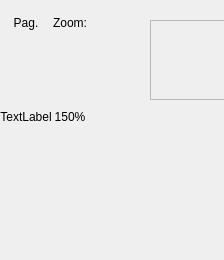
<?xml version="1.0" encoding="UTF-8"?>
<ui version="4.0">
 <class>MiniatureViewLandscape</class>
 <widget class="QWidget" name="MiniatureViewLandscape">
  <property name="geometry">
   <rect>
    <x>0</x>
    <y>0</y>
    <width>224</width>
    <height>260</height>
   </rect>
  </property>
  <property name="windowTitle">
   <string>Form</string>
  </property>
  <property name="styleSheet">
   <string notr="true"/>
  </property>
  <widget class="QWidget" name="screenshotLandscapeCont" native="true">
   <property name="geometry">
    <rect>
     <x>0</x>
     <y>0</y>
     <width>160</width>
     <height>206</height>
    </rect>
   </property>
   <layout class="QHBoxLayout" name="horizontalLayout_4">
    <property name="spacing">
     <number>0</number>
    </property>
    <property name="leftMargin">
     <number>0</number>
    </property>
    <property name="topMargin">
     <number>2</number>
    </property>
    <property name="rightMargin">
     <number>0</number>
    </property>
    <property name="bottomMargin">
     <number>0</number>
    </property>
    <item>
     <widget class="QWidget" name="pageCont" native="true">
      <layout class="QVBoxLayout" name="verticalLayout">
       <property name="spacing">
        <number>0</number>
       </property>
       <property name="margin">
        <number>0</number>
       </property>
       <item>
        <widget class="QLabel" name="pageLandscapeSpacer">
         <property name="text">
          <string/>
         </property>
        </widget>
       </item>
       <item>
        <widget class="DegreesLabel270" name="pageLbl">
         <property name="sizePolicy">
          <sizepolicy hsizetype="Preferred" vsizetype="Expanding">
           <horstretch>0</horstretch>
           <verstretch>0</verstretch>
          </sizepolicy>
         </property>
         <property name="text">
          <string>Pag.</string>
         </property>
         <property name="alignment">
          <set>Qt::AlignHCenter|Qt::AlignTop</set>
         </property>
         <property name="indent">
          <number>0</number>
         </property>
        </widget>
       </item>
       <item>
        <widget class="DegreesLabel270" name="pageValueLbl">
         <property name="sizePolicy">
          <sizepolicy hsizetype="Preferred" vsizetype="Expanding">
           <horstretch>0</horstretch>
           <verstretch>0</verstretch>
          </sizepolicy>
         </property>
         <property name="text">
          <string>TextLabel</string>
         </property>
         <property name="alignment">
          <set>Qt::AlignHCenter|Qt::AlignTop</set>
         </property>
         <property name="indent">
          <number>0</number>
         </property>
        </widget>
       </item>
       <item>
        <spacer name="verticalSpacer">
         <property name="orientation">
          <enum>Qt::Vertical</enum>
         </property>
         <property name="sizeType">
          <enum>QSizePolicy::Minimum</enum>
         </property>
         <property name="sizeHint" stdset="0">
          <size>
           <width>20</width>
           <height>2</height>
          </size>
         </property>
        </spacer>
       </item>
      </layout>
     </widget>
    </item>
    <item>
     <widget class="QWidget" name="zoomCont" native="true">
      <layout class="QVBoxLayout" name="verticalLayout_2">
       <property name="spacing">
        <number>0</number>
       </property>
       <property name="margin">
        <number>0</number>
       </property>
       <item>
        <widget class="QLabel" name="zoomLandscapeSpacer">
         <property name="text">
          <string/>
         </property>
        </widget>
       </item>
       <item>
        <widget class="DegreesLabel270" name="zoomLbl">
         <property name="sizePolicy">
          <sizepolicy hsizetype="Preferred" vsizetype="Expanding">
           <horstretch>0</horstretch>
           <verstretch>0</verstretch>
          </sizepolicy>
         </property>
         <property name="text">
          <string>Zoom:</string>
         </property>
         <property name="alignment">
          <set>Qt::AlignHCenter|Qt::AlignTop</set>
         </property>
         <property name="indent">
          <number>0</number>
         </property>
        </widget>
       </item>
       <item>
        <widget class="DegreesLabel270" name="zoomValueLbl">
         <property name="sizePolicy">
          <sizepolicy hsizetype="Preferred" vsizetype="Expanding">
           <horstretch>0</horstretch>
           <verstretch>0</verstretch>
          </sizepolicy>
         </property>
         <property name="text">
          <string>150%</string>
         </property>
         <property name="alignment">
          <set>Qt::AlignHCenter|Qt::AlignTop</set>
         </property>
         <property name="indent">
          <number>0</number>
         </property>
        </widget>
       </item>
       <item>
        <spacer name="verticalSpacer_2">
         <property name="orientation">
          <enum>Qt::Vertical</enum>
         </property>
         <property name="sizeType">
          <enum>QSizePolicy::Minimum</enum>
         </property>
         <property name="sizeHint" stdset="0">
          <size>
           <width>20</width>
           <height>2</height>
          </size>
         </property>
        </spacer>
       </item>
      </layout>
     </widget>
    </item>
    <item>
     <widget class="QWidget" name="widget" native="true">
      <layout class="QVBoxLayout" name="verticalLayout_3">
       <property name="spacing">
        <number>0</number>
       </property>
       <property name="margin">
        <number>0</number>
       </property>
       <item>
        <widget class="QLabel" name="screenshotLbl">
         <property name="sizePolicy">
          <sizepolicy hsizetype="Preferred" vsizetype="Expanding">
           <horstretch>0</horstretch>
           <verstretch>0</verstretch>
          </sizepolicy>
         </property>
         <property name="text">
          <string/>
         </property>
        </widget>
       </item>
      </layout>
     </widget>
    </item>
    <item>
     <widget class="QLabel" name="minLeftSpacer">
      <property name="text">
       <string/>
      </property>
     </widget>
    </item>
   </layout>
  </widget>
  <widget class="QFrame" name="frame">
   <property name="geometry">
    <rect>
     <x>150</x>
     <y>20</y>
     <width>80</width>
     <height>80</height>
    </rect>
   </property>
   <property name="frameShape">
    <enum>QFrame::StyledPanel</enum>
   </property>
   <property name="frameShadow">
    <enum>QFrame::Raised</enum>
   </property>
  </widget>
 </widget>
 <customwidgets>
  <customwidget>
   <class>DegreesLabel270</class>
   <extends>QLabel</extends>
   <header>DegreesLabel270.h</header>
  </customwidget>
 </customwidgets>
 <resources/>
 <connections/>
</ui>
